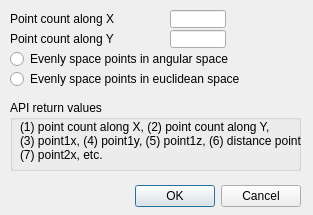
<?xml version="1.0" encoding="UTF-8"?>
<ui version="4.0">
 <class>CQDlgSimpleFilter_coordExtraction</class>
 <widget class="QDialog" name="CQDlgSimpleFilter_coordExtraction">
  <property name="geometry">
   <rect>
    <x>0</x>
    <y>0</y>
    <width>313</width>
    <height>215</height>
   </rect>
  </property>
  <property name="windowTitle">
   <string>Coordinate Extraction</string>
  </property>
  <property name="locale">
   <locale language="English" country="UnitedStates"/>
  </property>
  <widget class="QDialogButtonBox" name="qqOkCancel">
   <property name="geometry">
    <rect>
     <x>10</x>
     <y>180</y>
     <width>291</width>
     <height>32</height>
    </rect>
   </property>
   <property name="standardButtons">
    <set>QDialogButtonBox::Cancel|QDialogButtonBox::Ok</set>
   </property>
  </widget>
  <widget class="QLabel" name="label">
   <property name="geometry">
    <rect>
     <x>10</x>
     <y>10</y>
     <width>141</width>
     <height>18</height>
    </rect>
   </property>
   <property name="text">
    <string>Point count along X</string>
   </property>
  </widget>
  <widget class="QLineEdit" name="qqX">
   <property name="geometry">
    <rect>
     <x>170</x>
     <y>10</y>
     <width>56</width>
     <height>18</height>
    </rect>
   </property>
  </widget>
  <widget class="QLabel" name="label_2">
   <property name="geometry">
    <rect>
     <x>10</x>
     <y>30</y>
     <width>141</width>
     <height>18</height>
    </rect>
   </property>
   <property name="text">
    <string>Point count along Y</string>
   </property>
  </widget>
  <widget class="QLineEdit" name="qqY">
   <property name="geometry">
    <rect>
     <x>170</x>
     <y>30</y>
     <width>56</width>
     <height>18</height>
    </rect>
   </property>
  </widget>
  <widget class="QGroupBox" name="groupBox">
   <property name="geometry">
    <rect>
     <x>10</x>
     <y>100</y>
     <width>291</width>
     <height>71</height>
    </rect>
   </property>
   <property name="title">
    <string>API return values</string>
   </property>
   <property name="flat">
    <bool>false</bool>
   </property>
   <widget class="QLabel" name="label_3">
    <property name="geometry">
     <rect>
      <x>10</x>
      <y>10</y>
      <width>281</width>
      <height>61</height>
     </rect>
    </property>
    <property name="text">
     <string>(1) point count along X, (2) point count along Y,
(3) point1x, (4) point1y, (5) point1z, (6) distance point1,
(7) point2x, etc.</string>
    </property>
   </widget>
  </widget>
  <widget class="QRadioButton" name="qqNonAngular">
   <property name="geometry">
    <rect>
     <x>10</x>
     <y>70</y>
     <width>291</width>
     <height>18</height>
    </rect>
   </property>
   <property name="focusPolicy">
    <enum>Qt::StrongFocus</enum>
   </property>
   <property name="text">
    <string>Evenly space points in euclidean space</string>
   </property>
   <property name="autoExclusive">
    <bool>false</bool>
   </property>
  </widget>
  <widget class="QRadioButton" name="qqAngular">
   <property name="geometry">
    <rect>
     <x>10</x>
     <y>50</y>
     <width>291</width>
     <height>18</height>
    </rect>
   </property>
   <property name="focusPolicy">
    <enum>Qt::StrongFocus</enum>
   </property>
   <property name="text">
    <string>Evenly space points in angular space</string>
   </property>
   <property name="autoExclusive">
    <bool>false</bool>
   </property>
  </widget>
 </widget>
 <tabstops>
  <tabstop>qqX</tabstop>
  <tabstop>qqY</tabstop>
  <tabstop>qqOkCancel</tabstop>
 </tabstops>
 <resources/>
 <connections/>
</ui>
